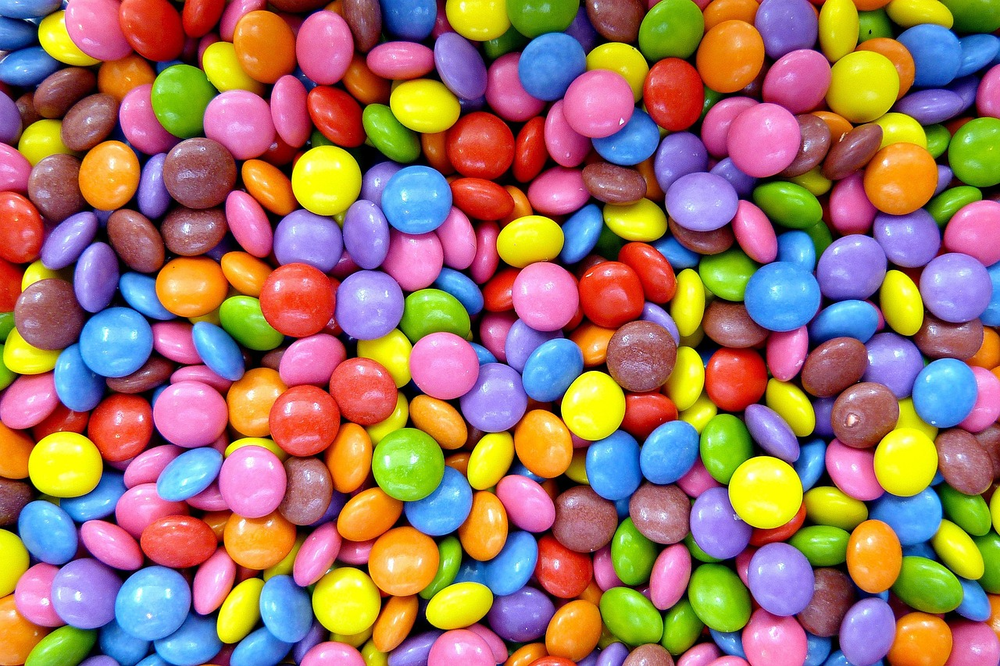
#> input picture task_2/subtask_2/img.png, 1000 x 666 px, shrunk from 1280 x 853 before the run
$ python main.py
#> lines starting #> are read from the running program, lines starting #| are printed output that depends on the picture
from PIL import Image

def main():
    image = Image.open("img.png")
#> image is the input picture: PIL image 1000x666 RGB; mean R, G, B 158.7, 118.5, 102.6
    bw_image = image.convert("L")
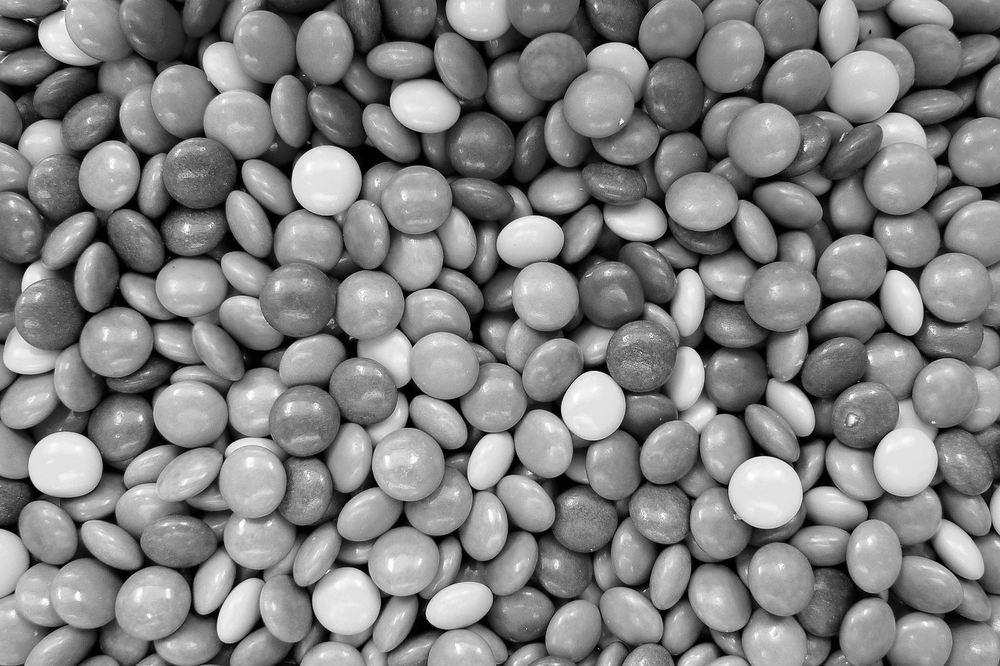
#> bw_image: PIL image 1000x666 L; min 0, max 255, mean 128.7
    bw_image.show()

main()
